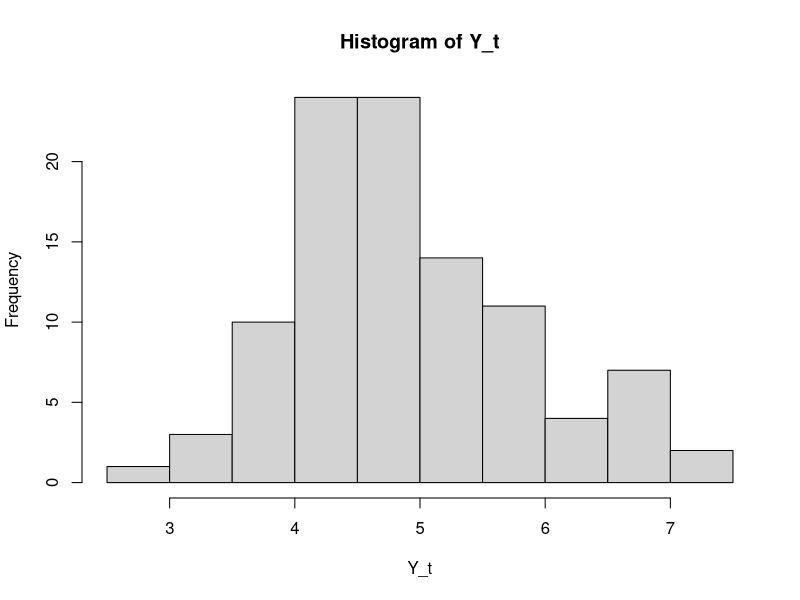
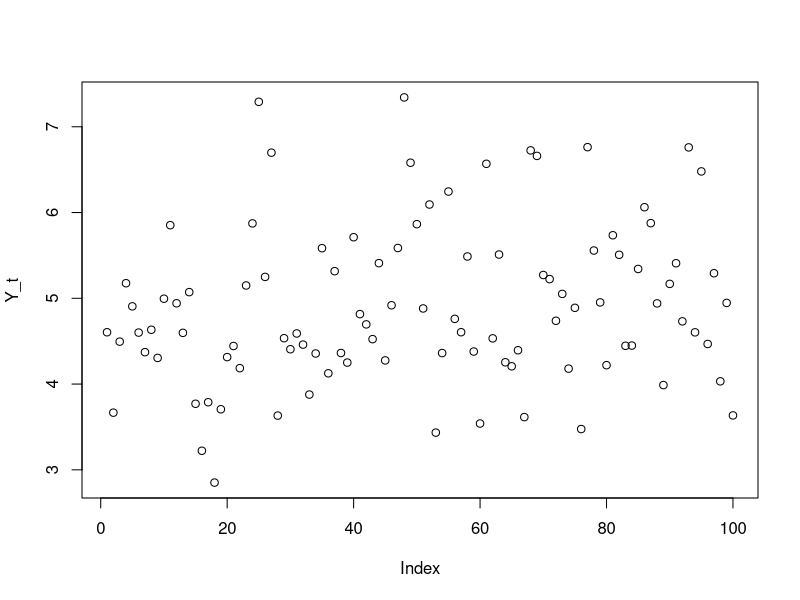
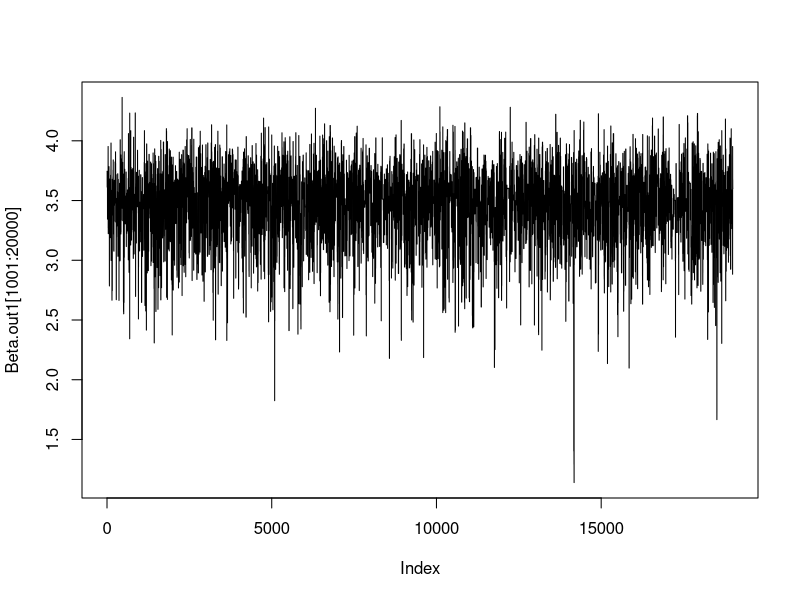
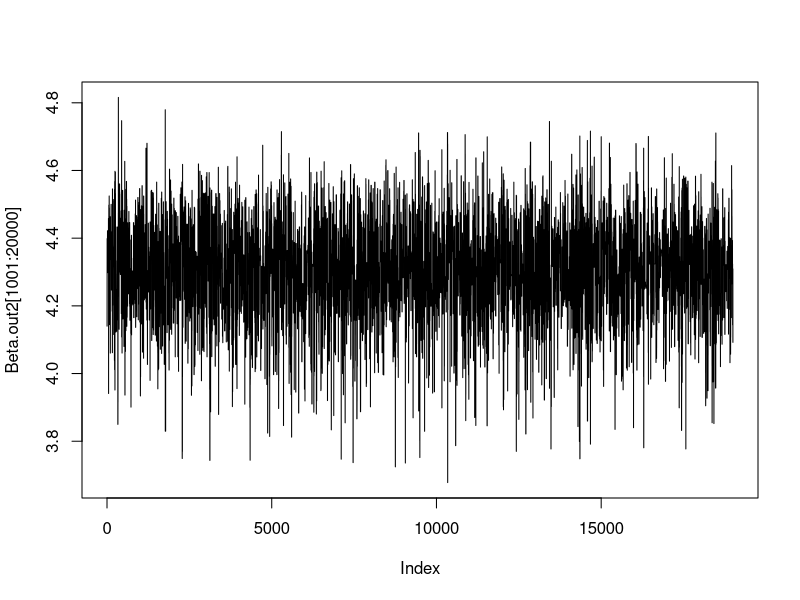
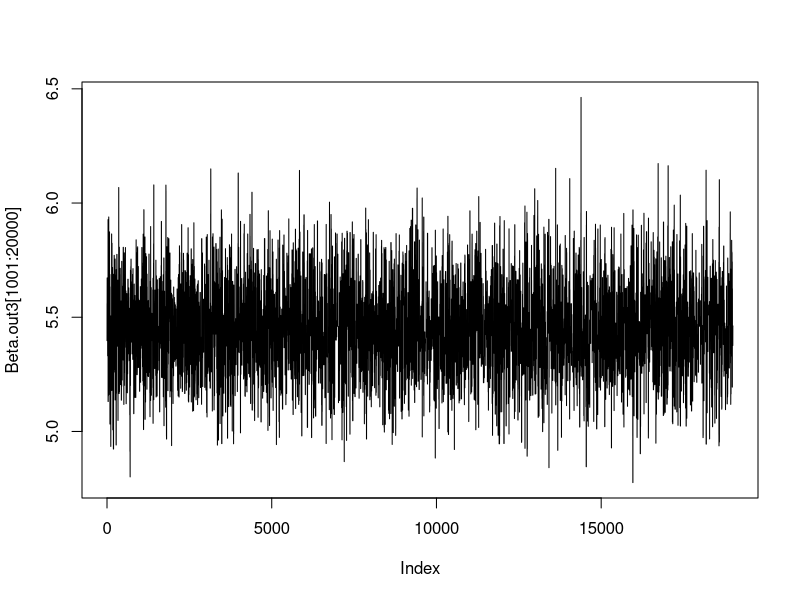
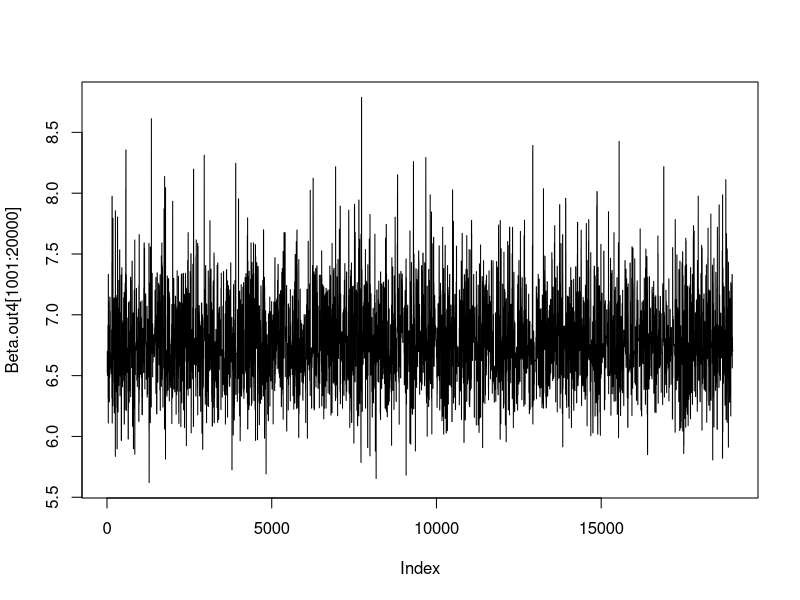
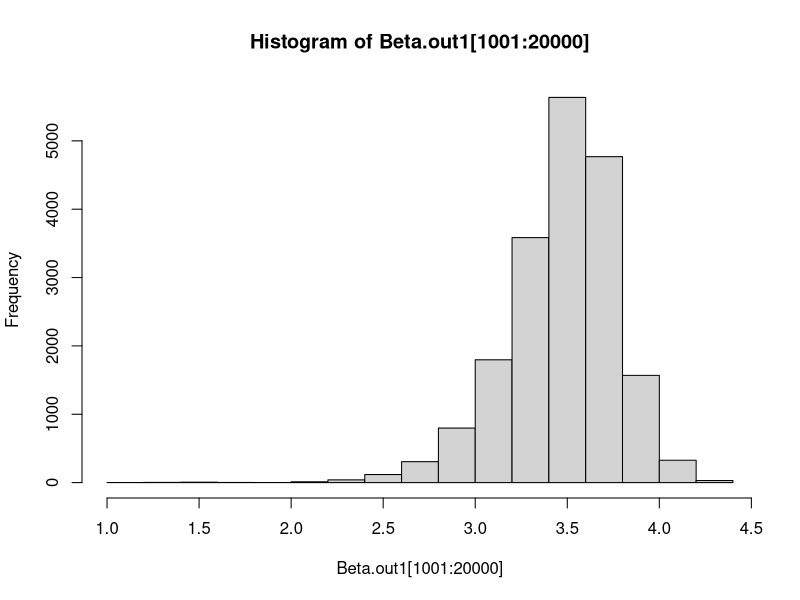
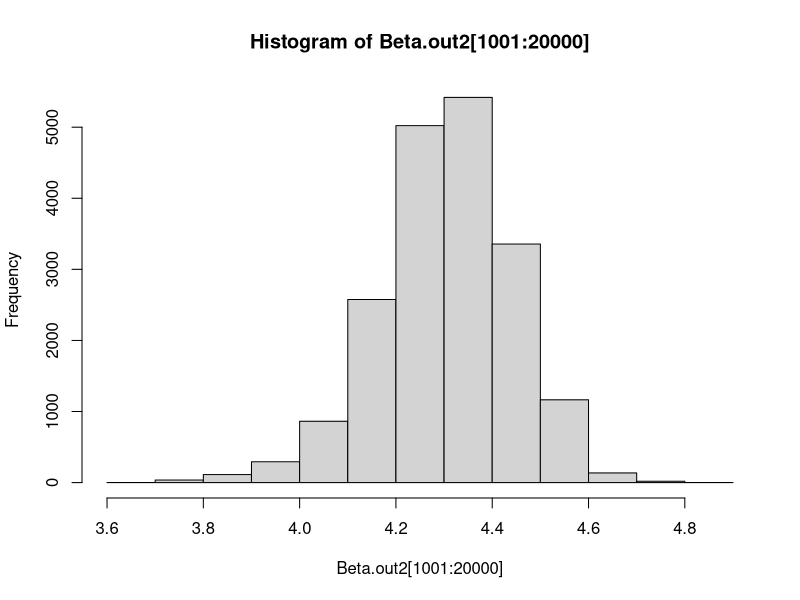

Write the R code that produced these figures, in order.
Mu <- 5.00
N <- 100
epsilon <- rnorm(N,0,1)
Y_t <- Mu + epsilon

hist(Y_t)
plot(Y_t,type='p')

postBeta <- function(Beta,Y,N,p){
	post <- N*log(p) + N*log(1-p) - sum((abs(Y-Beta)+((2*p-1)*(Y-Beta)))/2)
	return(post)
}

updateBeta <- function(Beta,Y,N,p,Sm,Sigma,t,BetaMean){
	accept <- NULL
	count <- 0
	c <- .8
	ggamma <- 1/(t^c)
	
	proposed <- Beta + sqrt(Sm*Sigma)*rnorm(1,0,1)
	probab <- min(1,exp(postBeta(proposed,Y,N,p)-postBeta(Beta,Y,N,p)))

	if(runif(1)<probab){
		accept <- proposed
		count <- 1
	} else {
		accept <- Beta
	}

	lsm <- log(Sm)+ggamma*(probab - 0.234)
	Sm <- exp(lsm)
	Sigma <- Sigma + ggamma*(((Beta - BetaMean)^2)-Sigma)
	BetaMean <- BetaMean + ggamma*(Beta-BetaMean)
	return(list(accept,count,Sm,Sigma,BetaMean))
}

##########################################################################
Niter <- 20000
N <- 100
Beta.out1 <- array(NA, dim = Niter)
Count1 <- array(0, dim = Niter)
Sm1 <- array(NA, dim = Niter)
Sigma1 <- array(NA, dim = Niter)
BetaMean1 <- array(NA, dim = Niter)

Beta.out1[1] <- .5
Sm1[1] <- 2.4^2
Sigma1[1] <- 2
BetaMean1[1] <- 3

Beta.out2 <- array(NA, dim = Niter)
Count2 <- array(0, dim = Niter)
Sm2 <- array(NA, dim = Niter)
Sigma2 <- array(NA, dim = Niter)
BetaMean2 <- array(NA, dim = Niter)

Beta.out2[1] <- .5
Sm2[1] <- 2.4^2
Sigma2[1] <- 2
BetaMean2[1] <- 3

Beta.out3 <- array(NA, dim = Niter)
Count3 <- array(0, dim = Niter)
Sm3 <- array(NA, dim = Niter)
Sigma3 <- array(NA, dim = Niter)
BetaMean3 <- array(NA, dim = Niter)

Beta.out3[1] <- .5
Sm3[1] <- 2.4^2
Sigma3[1] <- 2
BetaMean3[1] <- 3

Beta.out4 <- array(NA, dim = Niter)
Count4 <- array(0, dim = Niter)
Sm4 <- array(NA, dim = Niter)
Sigma4 <- array(NA, dim = Niter)
BetaMean4 <- array(NA, dim = Niter)

Beta.out4[1] <- .5
Sm4[1] <- 2.4^2
Sigma4[1] <- 2
BetaMean4[1] <- 3

t1 <- Sys.time()
for(i in 2:Niter){
	Beta1 <- updateBeta(Beta.out1[i-1],Y_t,N,.05,Sm1[i-1],Sigma1[i-1],i,BetaMean1[i-1])
	Beta.out1[i] <- Beta1[[1]]
	Count1[i] <- Beta1[[2]]
	Sm1[i] <- Beta1[[3]]
	Sigma1[i] <- Beta1[[4]]
	BetaMean1[i] <- Beta1[[5]]

	Beta2 <- updateBeta(Beta.out2[i-1],Y_t,N,.25,Sm2[i-1],Sigma2[i-1],i,BetaMean2[i-1])
	Beta.out2[i] <- Beta2[[1]]
	Count2[i] <- Beta2[[2]]
	Sm2[i] <- Beta2[[3]]
	Sigma2[i] <- Beta2[[4]]
	BetaMean2[i] <- Beta2[[5]]

	Beta3 <- updateBeta(Beta.out3[i-1],Y_t,N,.75,Sm3[i-1],Sigma3[i-1],i,BetaMean3[i-1])
	Beta.out3[i] <- Beta3[[1]]
	Count3[i] <- Beta3[[2]]
	Sm3[i] <- Beta3[[3]]
	Sigma3[i] <- Beta3[[4]]
	BetaMean3[i] <- Beta3[[5]]

	Beta4 <- updateBeta(Beta.out4[i-1],Y_t,N,.95,Sm4[i-1],Sigma4[i-1],i,BetaMean4[i-1])
	Beta.out4[i] <- Beta4[[1]]
	Count4[i] <- Beta4[[2]]
	Sm4[i] <- Beta4[[3]]
	Sigma4[i] <- Beta4[[4]]
	BetaMean4[i] <- Beta4[[5]]
	
	print(i)
}
t2 <- Sys.time()
(t2-t1)

plot(Beta.out1[1001:20000],type='l')
plot(Beta.out2[1001:20000],type='l')
plot(Beta.out3[1001:20000],type='l')
plot(Beta.out4[1001:20000],type='l')

hist(Beta.out1[1001:20000])
hist(Beta.out2[1001:20000])
hist(Beta.out3[1001:20000])
hist(Beta.out4[1001:20000])

Beta1 <- mean(Beta.out1[1001:20000])
Beta2 <- mean(Beta.out2[1001:20000])
Beta3 <- mean(Beta.out3[1001:20000])
Beta4 <- mean(Beta.out4[1001:20000])

plot(Y_t,type='p')
abline(h=Beta1,col='red')
abline(h=Beta2,col='red')
abline(h=Beta3,col='red')
abline(h=Beta4,col='red')


meansVec <- c(Beta1,Beta2,Beta3,Beta4)
quants <- quantile(Y_t,probs=c(.05,.25,.75,.95))
cbind(meansVec,quants)
